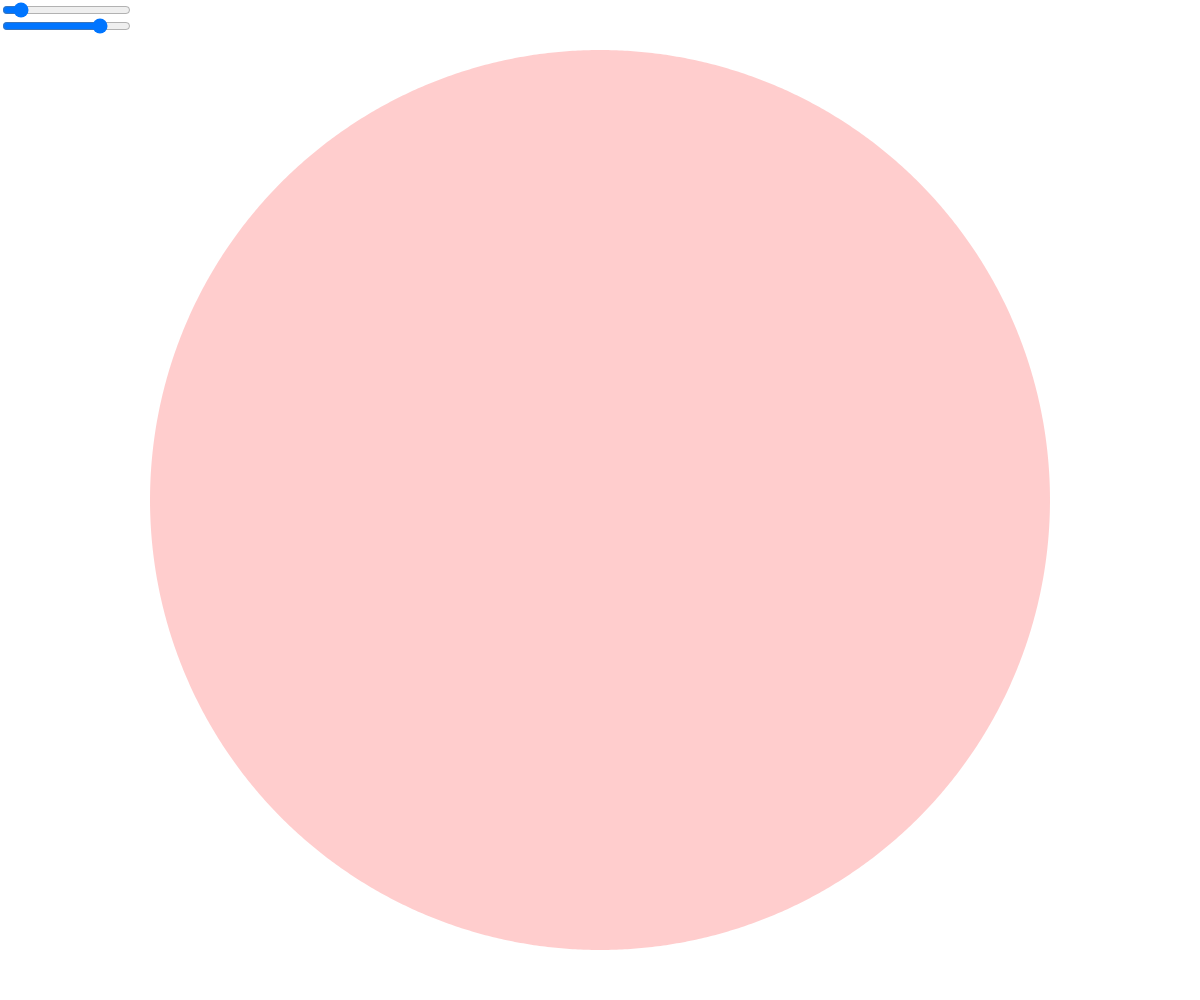
Frame 1 (no input)
Frame 60 (no input): identical to frame 1, image omitted
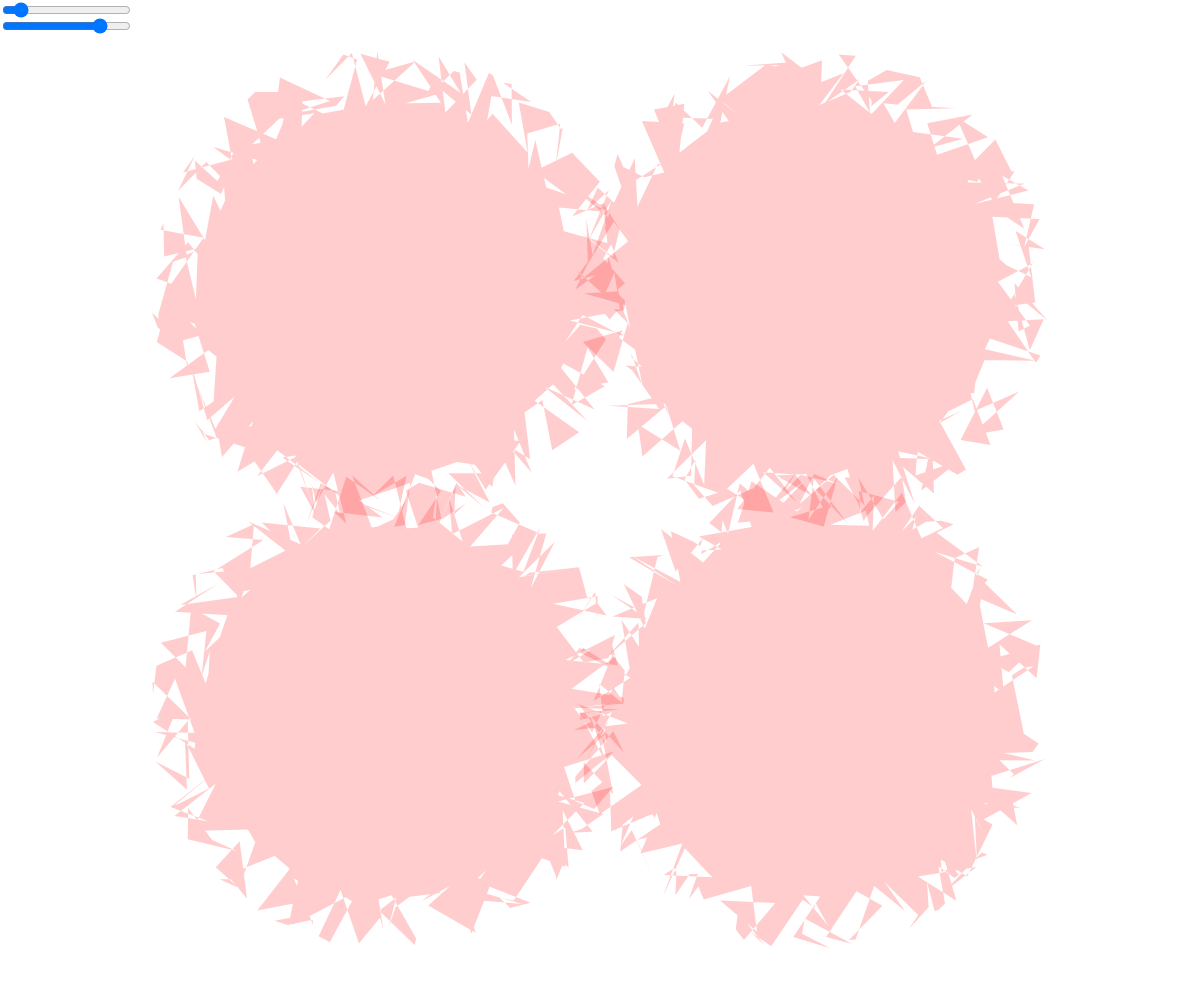
Frame 120 (the mouse pressed at the canvas centre since frame 60)

The p5.js sketch that drew these frames (run headless with seeded random() and noise() and a simulated clock; from frame 60 on, the mouse is pressed at the canvas centre):

// p5.js sketch
// ── sketch.js

var n = 1024;
var circles = [];
var sliderA, sliderS;
var dir = '/tmp/p5'

function setup() {
  createCanvas(windowWidth, windowHeight);
  sliderA = createSlider(1, 1000, 100);
  sliderS = createSlider(0, 1, 0.8, 0.01);
  sliderA.position(0, 0);
  sliderS.position(0, sliderA.height);

  var center = createVector(width/2, height/2);
  var d = 0.9*min(width, height);
  // var d = 400;
  var points = getPoints(center, d/2, n);
  var circle = new Circle(center, d, points);
  circles.push(circle);
}


function draw() {
  background(255);

  splitCircles();
  for (var i = 0; i < circles.length; i++) {
    circles[i].update();
    circles[i].show();
  }
  var p = dir + frameCount + ".png";
  print(p);
  // saveFrame(p);
}

// function mouseClicked() {
//   var i = floor(random(circles.length));
//   var circle = circles[i];
//   circles.splice(i, 1);
//   circles = circles.concat(circle.split());
// }


function splitCircles() {
  var circle;
  var foundIdx;
  for(var i = 0; i < circles.length; i++) {
    if (circles[i].mouseOver()) {
      circle = circles[i];
      foundIdx = i;
      break;
    }
  }
  if (circle) {
    small = circle.split();
    if (small) {
      circles.splice(foundIdx, 1);
      circles = circles.concat(small);
    }
  }
}



function shift(arr) {
  var n = floor(random(arr.length));
  for (var i = 0; i < n; i++) {
    arr.push(arr.splice(0, 1)[0]);
  }
  return arr;
}


function shuffledIdx(n) {
  var arr = [];
  for (var i = 0; i < n; i++) {
    arr[i] = i;
  }
  shuffle(arr, true);
  return arr;
}


function getPoints(p, r, n) {
  var points = [];
  var angle, x, y;
  for (var i = 0; i < n; i++) {
    angle = map(i, 0, n, 0, 2*PI);
    x = p.x + r * cos(angle);
    y = p.y + r * sin(angle);
    points.push(new Point(angle, x, y));
  }
  return points;
}

// ── circle.js

function Circle(center, d, points) {
  this.center = center;
  this.x = center.x;
  this.y = center.y;
  this.d = d;
  this.points = points;
  this.color = color(
    random(255),
    random(255),
    random(255),
    100);
  this.color = color(255, 0, 0, 50);

  this.update = function() {
    for (var i = 0; i < this.points.length; i++) {
      this.points[i].update();
    }
  }


  this.show = function() {
    // fill(255, 0, 0);
    fill(this.color);
    noStroke();
    beginShape();
    this.points[0].show();
    for (var i = 0; i < this.points.length; i++) {
      this.points[i].show();
    }
    this.points[0].show();
    this.points[1].show();
    endShape();
  }


  this.split = function() {
    if (this.d < 8) {
      //print('Too small to split: d =', this.d);
      return undefined;
    }

    if (this.points.length < 128 && this.d > 30) {
      this.upsample();
    }

    var center1 = createVector(this.x + this.d/4, this.y + this.d/4);
    var center2 = createVector(this.x - this.d/4, this.y + this.d/4);
    var center3 = createVector(this.x - this.d/4, this.y - this.d/4);
    var center4 = createVector(this.x + this.d/4, this.y - this.d/4);

    var points1 = [];
    var points2 = [];
    var points3 = [];
    var points4 = [];

    var centers = [];
    var points = [];
    var circles = [];

    for (var i = 0; i < 4; i++) {
      points.push([]);
    }

    centers.push(center1);
    centers.push(center2);
    centers.push(center3);
    centers.push(center4);

    var newX, newY;

    var point;

    var indices = shuffledIdx(this.points.length);
    for (var i = 0; i < indices.length; i += 4) {
      for (var j = 0; j < 4; j++) {
        var index = indices[i+j];
        point = this.points[index];
        point.angle = map(i, 0, indices.length, 0, 2*PI);
        newX = this.d/4 * cos(point.angle);
        newY = this.d/4 * sin(point.angle);
        point.nextP = p5.Vector.add(centers[j], createVector(newX, newY));
        points[j].push(point);
      }
    }


    // for(var i = 0; i < this.points.length; i++) {
    //   point = this.points[i];
    //   if (point.angle >= 0 && point.angle < HALF_PI) {
    //     point.angle = map(point.angle, 0, HALF_PI, 0, 2*PI);
    //     newX = this.d/4 * cos(point.angle);
    //     newY = this.d/4 * sin(point.angle);
    //     point.nextP = p5.Vector.add(center1, createVector(newX, newY));
    //     points1.push(point);
    //   } else if (point.angle >= HALF_PI && point.angle < PI) {
    //     point.angle = map(point.angle, HALF_PI, PI, 0, 2*PI);
    //     newX = this.d/4 * cos(point.angle);
    //     newY = this.d/4 * sin(point.angle);
    //     point.nextP = p5.Vector.add(center2, createVector(newX, newY));
    //     points2.push(point);
    //   } else if (point.angle >= PI && point.angle < 3*HALF_PI) {
    //     point.angle = map(point.angle, PI, 3*HALF_PI, 0, 2*PI);
    //     newX = this.d/4 * cos(point.angle);
    //     newY = this.d/4 * sin(point.angle);
    //     point.nextP = p5.Vector.add(center3, createVector(newX, newY));
    //     points3.push(point);
    //   } else if (point.angle >= 3*HALF_PI && point.angle < 2*PI) {
    //     point.angle = map(point.angle, 3*HALF_PI, 2*PI, 0, 2*PI);
    //     newX = this.d/4 * cos(point.angle);
    //     newY = this.d/4 * sin(point.angle);
    //     point.nextP = p5.Vector.add(center4, createVector(newX, newY));
    //     points4.push(point);
    //   }
    // }

    for (var i = 0; i < 4; i++) {
      circles.push(new Circle(centers[i], this.d/2, points[i]));
    }
    return circles;
  }


  this.upsample = function() {
    this.points = getPoints(this.center, this.d/2, this.points.length * 4);
  }


  this.mouseOver = function() {
    var d = dist(mouseX, mouseY, this.x, this.y);
    return d < this.d/2;
  }
}



function Point(angle, x, y) {
  this.angle = angle;
  this.p = createVector(x, y);
  this.nextP = createVector(x, y);
  this.v = createVector(0, 0);
  this.a = createVector(0, 0);
  this.debug = false;

  this.update = function() {
    this.a = p5.Vector.sub(this.nextP, this.p);
    this.a.div(sliderA.value());
    this.v.add(this.a);
    this.v.mult(sliderS.value());  // damping
    this.p.add(this.v);
  }

  this.show = function() {
    vertex(this.p.x, this.p.y);
    // curveVertex(this.p.x, this.p.y);

    if (this.debug) {
      stroke(0);
      ellipse(this.p.x, this.p.y, 5);

      stroke(200);
      ellipse(this.nextP.x, this.nextP.y, 3);
    }

  }
}
